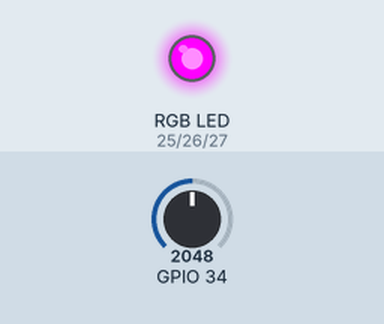
A sketch run on a simulated ESP32. Parts: an RGB LED mixed from three pins (HIGH = lit). The inputs (shaded band) are chosen by the test bench; at power-on: GPIO 34 = 2048.

Above: at 1.3 s.
1.4 s: GPIO 34 set to 845
2.9 s: GPIO 34 set to 763
At 3.3 s:
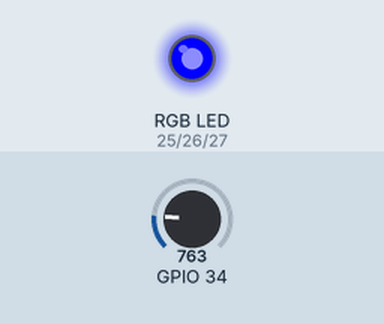
4.5 s: GPIO 34 set to 1228
At 5.7 s:
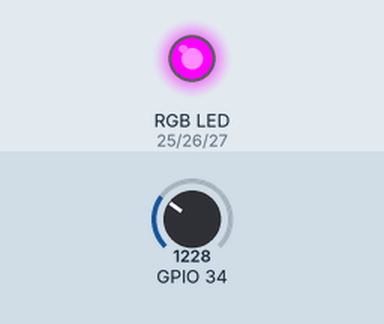
6.0 s: GPIO 34 set to 491
At 6.9 s:
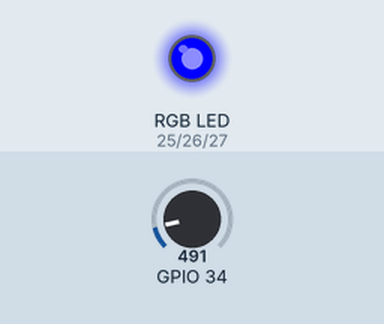
Timing chart, 0 to 8.5 s (numbered marks = the images above; inputs shaded):
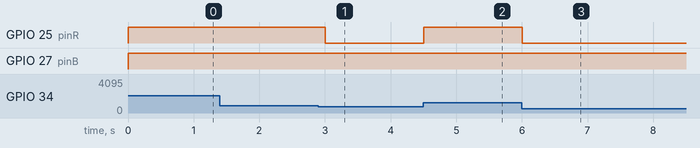

The sketch:

engine_bay_monitor.ino
```cpp
const int pinR = 25;
const int pinG = 26;
const int pinB = 27;

void setup() {
  // put your setup code here, to run once:
  Serial.begin(115200);

  pinMode(pinR, OUTPUT);
  pinMode(pinG, OUTPUT);
  pinMode(pinB, OUTPUT);
}

const float A = 0.00499541605663;
const float B = -0.000642369100009;
const float C = 0.00000769583096696;

void loop() {
  int analogValue = analogRead(A6);

  float kelvin = 1 / (A + B * log(analogValue) + C * pow(log(analogValue), 3));
  float celsius = kelvin - 273.15;

  // testing code
  // Serial.println(analogValue);
  // Serial.println(celsius);

  if (celsius < 60.0) {
    // rgb green
    analogWrite(pinR, 255);
    analogWrite(pinG, 0);
    analogWrite(pinB, 255);
  }
  else if (celsius >= 60.0 && celsius < 79.9) {
    // rgb yellow
    analogWrite(pinR, 0);
    analogWrite(pinG, 0);
    analogWrite(pinB, 255);
  }
  else if (celsius >= 79.9) {
    // rgb red
    analogWrite(pinR, 0);
    analogWrite(pinG, 255);
    analogWrite(pinB, 255);
  }

  delay(500);
}
```

Measured:
- the behaviour switches between 804 and 803 on GPIO 34 (found by bisection; images 0 and 1)
- after the input at 1.4 s, every drawn part: stays the same
- after the input at 2.9 s, GPIO 25 (pinR): HIGH → LOW after 0.10 s
- after the input at 4.5 s, GPIO 25 (pinR): LOW → HIGH at once
- after the input at 6.0 s, GPIO 25 (pinR): HIGH → LOW at once
